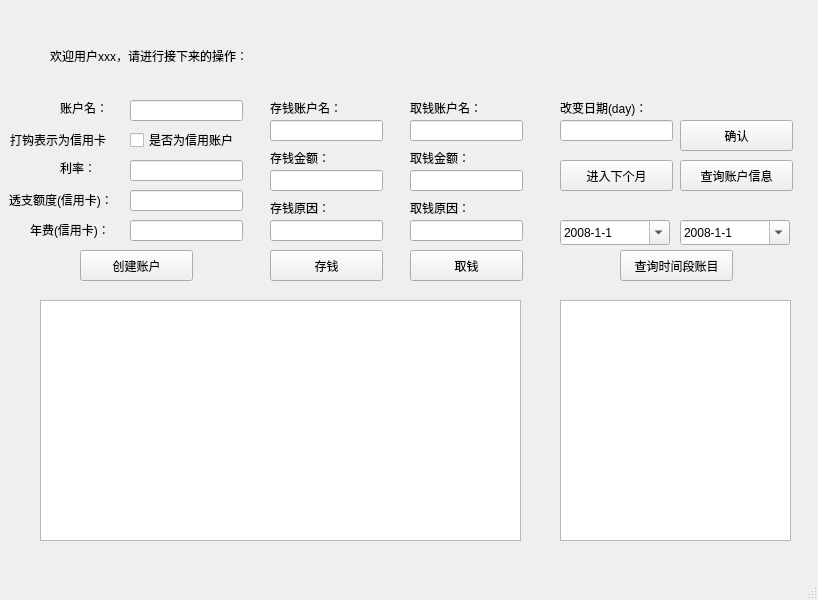
<?xml version="1.0" encoding="UTF-8"?>
<ui version="4.0">
 <class>InsideWindow</class>
 <widget class="QMainWindow" name="InsideWindow">
  <property name="geometry">
   <rect>
    <x>0</x>
    <y>0</y>
    <width>818</width>
    <height>600</height>
   </rect>
  </property>
  <property name="windowTitle">
   <string>银行系统——用户界面</string>
  </property>
  <widget class="QWidget" name="centralwidget">
   <widget class="QPushButton" name="pushButton_vhhu">
    <property name="geometry">
     <rect>
      <x>80</x>
      <y>250</y>
      <width>113</width>
      <height>31</height>
     </rect>
    </property>
    <property name="text">
     <string>创建账户</string>
    </property>
   </widget>
   <widget class="QLabel" name="label">
    <property name="geometry">
     <rect>
      <x>50</x>
      <y>40</y>
      <width>711</width>
      <height>31</height>
     </rect>
    </property>
    <property name="text">
     <string>欢迎用户xxx，请进行接下来的操作：</string>
    </property>
   </widget>
   <widget class="QTextBrowser" name="textBrowser1">
    <property name="geometry">
     <rect>
      <x>40</x>
      <y>300</y>
      <width>481</width>
      <height>241</height>
     </rect>
    </property>
   </widget>
   <widget class="QTextBrowser" name="textBrowser2">
    <property name="geometry">
     <rect>
      <x>560</x>
      <y>300</y>
      <width>231</width>
      <height>241</height>
     </rect>
    </property>
   </widget>
   <widget class="QLineEdit" name="id">
    <property name="geometry">
     <rect>
      <x>130</x>
      <y>100</y>
      <width>113</width>
      <height>21</height>
     </rect>
    </property>
   </widget>
   <widget class="QCheckBox" name="checkBox">
    <property name="geometry">
     <rect>
      <x>130</x>
      <y>130</y>
      <width>111</width>
      <height>20</height>
     </rect>
    </property>
    <property name="text">
     <string>是否为信用账户</string>
    </property>
   </widget>
   <widget class="QLineEdit" name="rate">
    <property name="geometry">
     <rect>
      <x>130</x>
      <y>160</y>
      <width>113</width>
      <height>21</height>
     </rect>
    </property>
    <property name="text">
     <string/>
    </property>
   </widget>
   <widget class="QLineEdit" name="credit">
    <property name="geometry">
     <rect>
      <x>130</x>
      <y>190</y>
      <width>113</width>
      <height>21</height>
     </rect>
    </property>
    <property name="text">
     <string/>
    </property>
   </widget>
   <widget class="QLineEdit" name="fare">
    <property name="geometry">
     <rect>
      <x>130</x>
      <y>220</y>
      <width>113</width>
      <height>21</height>
     </rect>
    </property>
    <property name="text">
     <string/>
    </property>
   </widget>
   <widget class="QLabel" name="label_2">
    <property name="geometry">
     <rect>
      <x>60</x>
      <y>100</y>
      <width>60</width>
      <height>16</height>
     </rect>
    </property>
    <property name="text">
     <string>账户名：</string>
    </property>
   </widget>
   <widget class="QLabel" name="label_3">
    <property name="geometry">
     <rect>
      <x>10</x>
      <y>130</y>
      <width>111</width>
      <height>20</height>
     </rect>
    </property>
    <property name="text">
     <string>打钩表示为信用卡</string>
    </property>
   </widget>
   <widget class="QLabel" name="label_4">
    <property name="geometry">
     <rect>
      <x>60</x>
      <y>160</y>
      <width>60</width>
      <height>16</height>
     </rect>
    </property>
    <property name="text">
     <string>利率：</string>
    </property>
   </widget>
   <widget class="QLabel" name="label_5">
    <property name="geometry">
     <rect>
      <x>9</x>
      <y>190</y>
      <width>111</width>
      <height>20</height>
     </rect>
    </property>
    <property name="text">
     <string>透支额度(信用卡)：</string>
    </property>
   </widget>
   <widget class="QLabel" name="label_6">
    <property name="geometry">
     <rect>
      <x>30</x>
      <y>220</y>
      <width>91</width>
      <height>20</height>
     </rect>
    </property>
    <property name="text">
     <string>年费(信用卡)：</string>
    </property>
   </widget>
   <widget class="QPushButton" name="pushButton_cyqm">
    <property name="geometry">
     <rect>
      <x>270</x>
      <y>250</y>
      <width>113</width>
      <height>31</height>
     </rect>
    </property>
    <property name="text">
     <string>存钱</string>
    </property>
   </widget>
   <widget class="QLineEdit" name="id_cy">
    <property name="geometry">
     <rect>
      <x>270</x>
      <y>120</y>
      <width>113</width>
      <height>21</height>
     </rect>
    </property>
    <property name="text">
     <string/>
    </property>
   </widget>
   <widget class="QLineEdit" name="amount_cy">
    <property name="geometry">
     <rect>
      <x>270</x>
      <y>170</y>
      <width>113</width>
      <height>21</height>
     </rect>
    </property>
    <property name="text">
     <string/>
    </property>
   </widget>
   <widget class="QLineEdit" name="desc_cy">
    <property name="geometry">
     <rect>
      <x>270</x>
      <y>220</y>
      <width>113</width>
      <height>21</height>
     </rect>
    </property>
    <property name="text">
     <string/>
    </property>
   </widget>
   <widget class="QLabel" name="label_7">
    <property name="geometry">
     <rect>
      <x>270</x>
      <y>100</y>
      <width>111</width>
      <height>16</height>
     </rect>
    </property>
    <property name="text">
     <string>存钱账户名：</string>
    </property>
   </widget>
   <widget class="QLabel" name="label_8">
    <property name="geometry">
     <rect>
      <x>270</x>
      <y>150</y>
      <width>111</width>
      <height>16</height>
     </rect>
    </property>
    <property name="text">
     <string>存钱金额：</string>
    </property>
   </widget>
   <widget class="QLabel" name="label_9">
    <property name="geometry">
     <rect>
      <x>270</x>
      <y>200</y>
      <width>111</width>
      <height>16</height>
     </rect>
    </property>
    <property name="text">
     <string>存钱原因：</string>
    </property>
   </widget>
   <widget class="QLabel" name="label_10">
    <property name="geometry">
     <rect>
      <x>410</x>
      <y>150</y>
      <width>111</width>
      <height>16</height>
     </rect>
    </property>
    <property name="text">
     <string>取钱金额：</string>
    </property>
   </widget>
   <widget class="QLineEdit" name="id_qu">
    <property name="geometry">
     <rect>
      <x>410</x>
      <y>120</y>
      <width>113</width>
      <height>21</height>
     </rect>
    </property>
    <property name="text">
     <string/>
    </property>
   </widget>
   <widget class="QLineEdit" name="amount_qu">
    <property name="geometry">
     <rect>
      <x>410</x>
      <y>170</y>
      <width>113</width>
      <height>21</height>
     </rect>
    </property>
    <property name="text">
     <string/>
    </property>
   </widget>
   <widget class="QLineEdit" name="desc_qu">
    <property name="geometry">
     <rect>
      <x>410</x>
      <y>220</y>
      <width>113</width>
      <height>21</height>
     </rect>
    </property>
    <property name="text">
     <string/>
    </property>
   </widget>
   <widget class="QLabel" name="label_11">
    <property name="geometry">
     <rect>
      <x>410</x>
      <y>200</y>
      <width>111</width>
      <height>16</height>
     </rect>
    </property>
    <property name="text">
     <string>取钱原因：</string>
    </property>
   </widget>
   <widget class="QLabel" name="label_12">
    <property name="geometry">
     <rect>
      <x>410</x>
      <y>100</y>
      <width>111</width>
      <height>16</height>
     </rect>
    </property>
    <property name="text">
     <string>取钱账户名：</string>
    </property>
   </widget>
   <widget class="QPushButton" name="pushButton_quqm">
    <property name="geometry">
     <rect>
      <x>410</x>
      <y>250</y>
      <width>113</width>
      <height>31</height>
     </rect>
    </property>
    <property name="text">
     <string>取钱</string>
    </property>
   </widget>
   <widget class="QLineEdit" name="day_change">
    <property name="geometry">
     <rect>
      <x>560</x>
      <y>120</y>
      <width>113</width>
      <height>21</height>
     </rect>
    </property>
    <property name="text">
     <string/>
    </property>
   </widget>
   <widget class="QLabel" name="label_13">
    <property name="geometry">
     <rect>
      <x>560</x>
      <y>100</y>
      <width>111</width>
      <height>16</height>
     </rect>
    </property>
    <property name="text">
     <string>改变日期(day)：</string>
    </property>
   </widget>
   <widget class="QPushButton" name="pushButton_gdbmriqi">
    <property name="geometry">
     <rect>
      <x>680</x>
      <y>120</y>
      <width>113</width>
      <height>31</height>
     </rect>
    </property>
    <property name="text">
     <string>确认</string>
    </property>
   </widget>
   <widget class="QPushButton" name="pushButton_jbruxxgeyt">
    <property name="geometry">
     <rect>
      <x>560</x>
      <y>160</y>
      <width>113</width>
      <height>31</height>
     </rect>
    </property>
    <property name="text">
     <string>进入下个月</string>
    </property>
   </widget>
   <widget class="QPushButton" name="pushButton_iaxyxbxi">
    <property name="geometry">
     <rect>
      <x>680</x>
      <y>160</y>
      <width>113</width>
      <height>31</height>
     </rect>
    </property>
    <property name="text">
     <string>查询账户信息</string>
    </property>
   </widget>
   <widget class="QPushButton" name="pushButton_iaxyvhmu">
    <property name="geometry">
     <rect>
      <x>620</x>
      <y>250</y>
      <width>113</width>
      <height>31</height>
     </rect>
    </property>
    <property name="text">
     <string>查询时间段账目</string>
    </property>
   </widget>
   <widget class="QDateEdit" name="dateEdit1">
    <property name="geometry">
     <rect>
      <x>560</x>
      <y>220</y>
      <width>110</width>
      <height>25</height>
     </rect>
    </property>
    <property name="toolTip">
     <string>&lt;html&gt;&lt;head/&gt;&lt;body&gt;&lt;p&gt;www&lt;/p&gt;&lt;/body&gt;&lt;/html&gt;</string>
    </property>
    <property name="dateTime">
     <datetime>
      <hour>0</hour>
      <minute>0</minute>
      <second>0</second>
      <year>2008</year>
      <month>1</month>
      <day>1</day>
     </datetime>
    </property>
    <property name="displayFormat">
     <string>yyyy-M-d</string>
    </property>
    <property name="calendarPopup">
     <bool>true</bool>
    </property>
   </widget>
   <widget class="QDateEdit" name="dateEdit2">
    <property name="geometry">
     <rect>
      <x>680</x>
      <y>220</y>
      <width>110</width>
      <height>25</height>
     </rect>
    </property>
    <property name="dateTime">
     <datetime>
      <hour>0</hour>
      <minute>0</minute>
      <second>0</second>
      <year>2008</year>
      <month>1</month>
      <day>1</day>
     </datetime>
    </property>
    <property name="displayFormat">
     <string>yyyy-M-d</string>
    </property>
    <property name="calendarPopup">
     <bool>true</bool>
    </property>
   </widget>
  </widget>
  <widget class="QMenuBar" name="menubar">
   <property name="geometry">
    <rect>
     <x>0</x>
     <y>0</y>
     <width>818</width>
     <height>21</height>
    </rect>
   </property>
  </widget>
  <widget class="QStatusBar" name="statusbar"/>
 </widget>
 <resources/>
 <connections/>
</ui>
